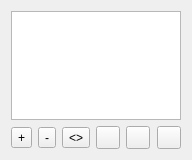
<?xml version="1.0" encoding="UTF-8"?>
<ui version="4.0">
 <class>ViewerPresetsWidget</class>
 <widget class="QWidget" name="ViewerPresetsWidget">
  <property name="windowModality">
   <enum>Qt::WindowModal</enum>
  </property>
  <property name="geometry">
   <rect>
    <x>0</x>
    <y>0</y>
    <width>192</width>
    <height>160</height>
   </rect>
  </property>
  <property name="windowTitle">
   <string>Viewer Presets</string>
  </property>
  <layout class="QVBoxLayout">
   <item>
    <widget class="QListView" name="m_presetsList">
     <property name="selectionRectVisible">
      <bool>true</bool>
     </property>
    </widget>
   </item>
   <item>
    <layout class="QHBoxLayout" name="hboxLayout">
     <item>
      <widget class="QToolButton" name="m_addButton">
       <property name="toolTip">
        <string>add</string>
       </property>
       <property name="text">
        <string>+</string>
       </property>
       <property name="icon">
        <iconset resource="../qosmic.qrc">
         <normaloff>:/icons/silk/bullet_add.xpm</normaloff>:/icons/silk/bullet_add.xpm</iconset>
       </property>
       <property name="iconSize">
        <size>
         <width>16</width>
         <height>16</height>
        </size>
       </property>
      </widget>
     </item>
     <item>
      <widget class="QToolButton" name="m_delButton">
       <property name="toolTip">
        <string>remove</string>
       </property>
       <property name="text">
        <string>-</string>
       </property>
       <property name="icon">
        <iconset resource="../qosmic.qrc">
         <normaloff>:/icons/silk/bullet_delete.xpm</normaloff>:/icons/silk/bullet_delete.xpm</iconset>
       </property>
       <property name="iconSize">
        <size>
         <width>16</width>
         <height>16</height>
        </size>
       </property>
      </widget>
     </item>
     <item>
      <widget class="QToolButton" name="m_updateButton">
       <property name="toolTip">
        <string>update preset</string>
       </property>
       <property name="text">
        <string>&lt;&gt;</string>
       </property>
       <property name="icon">
        <iconset resource="../qosmic.qrc">
         <normaloff>:/icons/silk/bullet_wrench.xpm</normaloff>:/icons/silk/bullet_wrench.xpm</iconset>
       </property>
      </widget>
     </item>
     <item>
      <widget class="QToolButton" name="m_upButton">
       <property name="toolTip">
        <string>move up</string>
       </property>
       <property name="icon">
        <iconset resource="../qosmic.qrc">
         <normaloff>:/icons/silk/bullet_arrow_up.xpm</normaloff>:/icons/silk/bullet_arrow_up.xpm</iconset>
       </property>
       <property name="iconSize">
        <size>
         <width>16</width>
         <height>16</height>
        </size>
       </property>
      </widget>
     </item>
     <item>
      <widget class="QToolButton" name="m_downButton">
       <property name="toolTip">
        <string>move down</string>
       </property>
       <property name="icon">
        <iconset resource="../qosmic.qrc">
         <normaloff>:/icons/silk/bullet_arrow_down.xpm</normaloff>:/icons/silk/bullet_arrow_down.xpm</iconset>
       </property>
       <property name="iconSize">
        <size>
         <width>16</width>
         <height>16</height>
        </size>
       </property>
      </widget>
     </item>
     <item>
      <spacer>
       <property name="orientation">
        <enum>Qt::Horizontal</enum>
       </property>
       <property name="sizeHint" stdset="0">
        <size>
         <width>40</width>
         <height>20</height>
        </size>
       </property>
      </spacer>
     </item>
     <item>
      <widget class="QToolButton" name="m_hideButton">
       <property name="toolTip">
        <string>close</string>
       </property>
       <property name="icon">
        <iconset resource="../qosmic.qrc">
         <normaloff>:/icons/silk/cross.xpm</normaloff>:/icons/silk/cross.xpm</iconset>
       </property>
       <property name="iconSize">
        <size>
         <width>16</width>
         <height>16</height>
        </size>
       </property>
      </widget>
     </item>
    </layout>
   </item>
  </layout>
 </widget>
 <resources>
  <include location="../qosmic.qrc"/>
 </resources>
 <connections/>
</ui>
